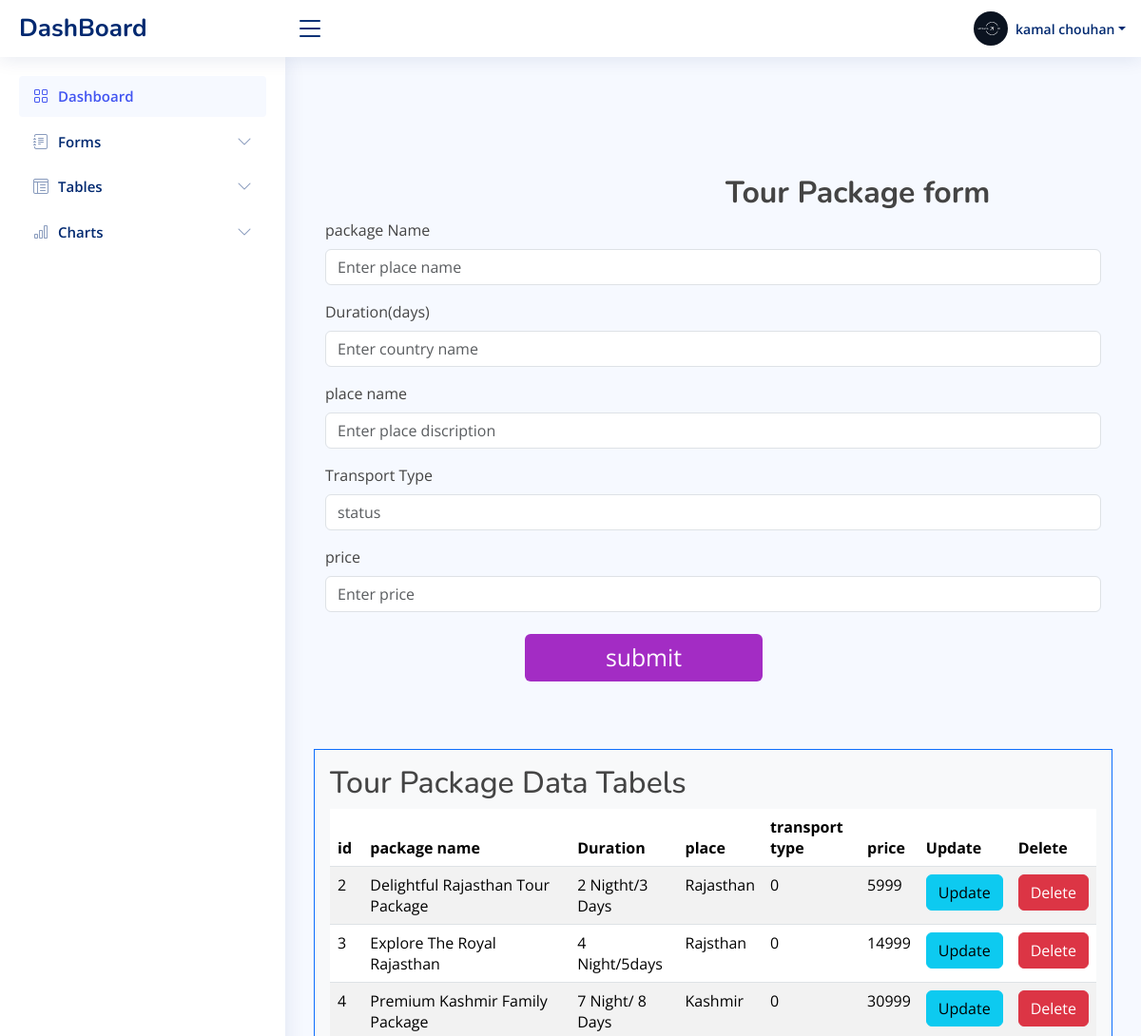
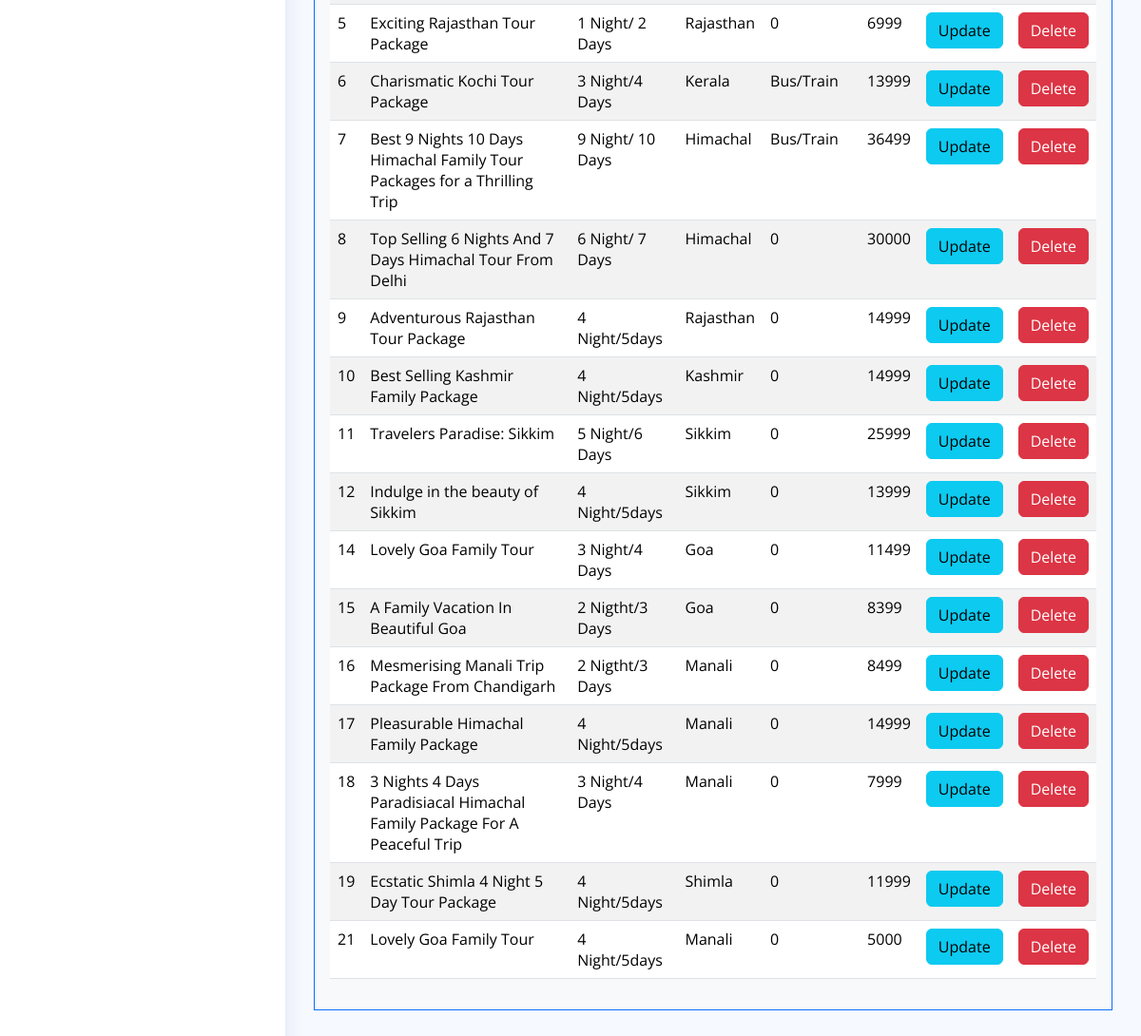
The page /admin/tour_package.php (signed in) on the database its author committed (2 pictures, top to bottom).
### tables this page shows
CREATE TABLE `tour_package` (
  `tour_id` int(11) NOT NULL,
  `tour_name` varchar(250) NOT NULL,
  `tour_days` varchar(50) NOT NULL,
  `tour_place` varchar(300) NOT NULL,
  `tour_tranport_type` varchar(500) NOT NULL,
  `tour_price` varchar(100) NOT NULL
);

### admin/tour_package.php (the view, shortened to what this page needs)
<?php
 include_once("header.php");
include "conn.php";
  ?>
  <?php
$sql = "select * from `tour_package`";
$result=mysqli_query($con,$sql);
?>
<!DOCTYPE html>
<html>
<head>
</head>
<body >
  <main  >
<form  method="post" class="frm" style="margin-top:80px;" enctype="multipart/form-data">
<h2 style="margin-left:433px; margin-top:12px;"><b> Tour Package form</b></h2>
  <div class="container"><table   colspan="12" cellpadding="7" align="center">
    <tr>
    <div class="mb-3">
    <label for="formFile" class="form-label">package Name</label>
    <input type="text" placeholder="Enter place name" class="form-control" name="pc_name" required> </td>
    </div>
    </tr>
    <tr>
    <div class="mb-3">
    <label for="formFile" class="form-label">Duration(days)</label>
    <input type="text" placeholder="Enter country name" class="form-control" name="days" required> </td>
    </div>
    </tr>
    <tr>
    <div class="mb-3">
    <label for="formFile" class="form-label">place name</label>
    <input type="text" class="form-control" placeholder="Enter place discription" name="pl_name" required></td>
    </div>
    </tr>
        <tr>
        <div class="mb-3">
        <label for="formFile" class="form-label">Transport Type</label>
        <input type="boolen" class="form-control" placeholder="status" name="trans_type" required></td>
        </div>
        </tr>
    <tr>
    <div class="mb-3">
    <label for="formFile" class="form-label">price</label>
    <input type="text" class="form-control" placeholder="Enter price" name="price" required></td>
    </div>
    </tr>
  <tr><td>
  <div class="mb-3">
    <input class="btn btn-primary"  style="width:240%; border:none; font-size:155%; background-color:#A32CC4; margin-left:-140%; " class="form-control" type="submit" value="submit" name="submit"></td>
    </div>
</form>
<form class="frm1 mer" style="margin-bottom:80px;">
<div class="container p-3 my-5 bg-light border border-primary" >
<h2>Tour Package Data Tabels</h2>
        <table id="example" class="table table-striped nowrap frm" style="width:100% " >
            <thead>
                <tr>
                    <th>id</th>
                    <th>package name</th>
                    <th>Duration</th>
                    <th>place </th>
                    <th>transport type</th>
                    <th>price</th>
                    <th>Update</th>
                    <th>Delete</th>
                </tr>
            </thead>
            <tbody>
            <?php
if ($result->num_rows > 0) {
    while ($row = $result->fetch_assoc()) {
?>
        <tr>
        <td><?php echo $row['tour_id']; ?></td>
        <td><?php echo $row['tour_name']; ?></td>
        <td><?php echo $row['tour_days']; ?></td>
        <td><?php echo $row['tour_place']; ?></td>
        <td><?php echo $row['tour_tranport_type']; ?></td>
        <td><?php echo $row['tour_price']; ?></td>
        <td><a href="update_tour_package.php?tour_id=<?php echo $row['tour_id'];?>" class="btn btn-info">Update</a></td>
       <td>
        <a href="delete_tour_package.php?tour_id=<?php echo $row['tour_id'];?>" class="btn btn-danger">Delete</a>
      </td>
         </tr>
<?php       }
}
?>
            </tbody>
        </table>
    </div>
    </form>
    </main>
</body>
</html>

### admin/assets/css/style.css (style rules this page uses)
:root { scroll-behavior: smooth; }
body { font-family: "Open Sans", sans-serif; background: #f6f9ff; color: #444444; }
a { color: #4154f1; text-decoration: none; }
h1, h2, h3, h4, h5, h6 { font-family: "Nunito", sans-serif; }

### rows shown on the page
tour_package: tour_id "2", tour_name "Delightful Rajasthan Tour Package", tour_days "2 Nigtht/3 Days", tour_place "Rajasthan", tour_tranport_type "0", tour_price "5999"
tour_package: tour_id "3", tour_name "Explore The Royal Rajasthan", tour_days "4 Night/5days", tour_place "Rajsthan", tour_tranport_type "0", tour_price "14999"
tour_package: tour_id "4", tour_name "Premium Kashmir Family Package", tour_days "7 Night/ 8 Days", tour_place "Kashmir", tour_tranport_type "0", tour_price "30999"
tour_package: tour_id "5", tour_name "Exciting Rajasthan Tour Package", tour_days "1 Night/ 2 Days", tour_place "Rajasthan", tour_tranport_type "0", tour_price "6999"
tour_package: tour_id "6", tour_name "Charismatic Kochi Tour Package", tour_days "3 Night/4 Days", tour_place "Kerala", tour_tranport_type "Bus/Train", tour_price "13999"
tour_package: tour_id "7", tour_name "Best 9 Nights 10 Days Himachal Family Tour Packages for a Thrilling Trip", tour_days "9 Night/ 10 Days", tour_place "Himachal", tour_tranport_type "Bus/Train", tour_price "36499"
tour_package: tour_id "8", tour_name "Top Selling 6 Nights And 7 Days Himachal Tour From Delhi", tour_days "6 Night/ 7 Days", tour_place "Himachal", tour_tranport_type "0", tour_price "30000"
tour_package: tour_id "9", tour_name "Adventurous Rajasthan Tour Package", tour_days "4 Night/5days", tour_place "Rajasthan", tour_tranport_type "0", tour_price "14999"
tour_package: tour_id "10", tour_name "Best Selling Kashmir Family Package", tour_days "4 Night/5days", tour_place "Kashmir", tour_tranport_type "0", tour_price "14999"
tour_package: tour_id "11", tour_name "Travelers Paradise: Sikkim", tour_days "5 Night/6 Days", tour_place "Sikkim", tour_tranport_type "0", tour_price "25999"
tour_package: tour_id "12", tour_name "Indulge in the beauty of Sikkim", tour_days "4 Night/5days", tour_place "Sikkim", tour_tranport_type "0", tour_price "13999"
tour_package: tour_id "14", tour_name "Lovely Goa Family Tour", tour_days "3 Night/4 Days", tour_place "Goa", tour_tranport_type "0", tour_price "11499"
tour_package: tour_id "15", tour_name "A Family Vacation In Beautiful Goa", tour_days "2 Nigtht/3 Days", tour_place "Goa", tour_tranport_type "0", tour_price "8399"
tour_package: tour_id "16", tour_name "Mesmerising Manali Trip Package From Chandigarh", tour_days "2 Nigtht/3 Days", tour_place "Manali", tour_tranport_type "0", tour_price "8499"
tour_package: tour_id "17", tour_name "Pleasurable Himachal Family Package", tour_days "4 Night/5days", tour_place "Manali", tour_tranport_type "0", tour_price "14999"
tour_package: tour_id "18", tour_name "3 Nights 4 Days Paradisiacal Himachal Family Package For A Peaceful Trip", tour_days "3 Night/4 Days", tour_place "Manali", tour_tranport_type "0", tour_price "7999"
tour_package: tour_id "19", tour_name "Ecstatic Shimla 4 Night 5 Day Tour Package", tour_days "4 Night/5days", tour_place "Shimla", tour_tranport_type "0", tour_price "11999"
tour_package: tour_id "21", tour_name "Lovely Goa Family Tour", tour_days "4 Night/5days", tour_place "Manali", tour_tranport_type "0", tour_price "5000"

### other values the page prints
$_SESSION['name'] "kamal chouhan"
